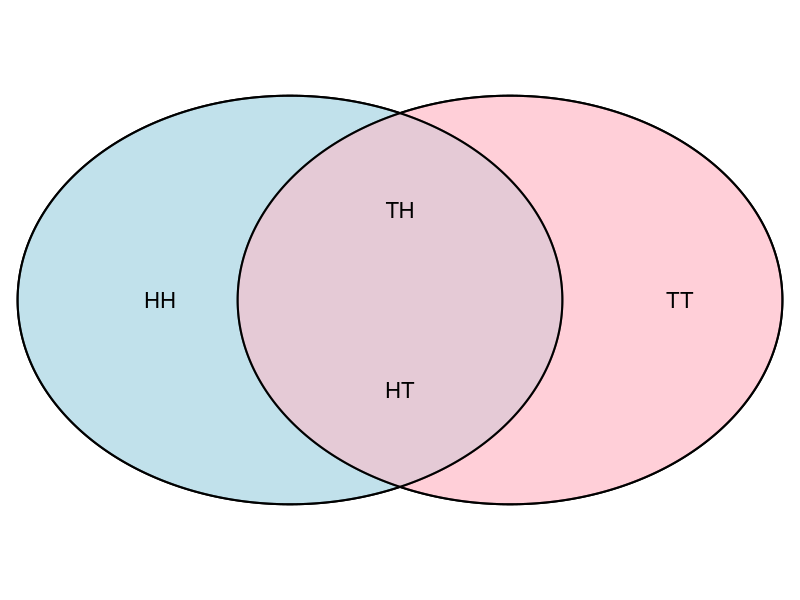
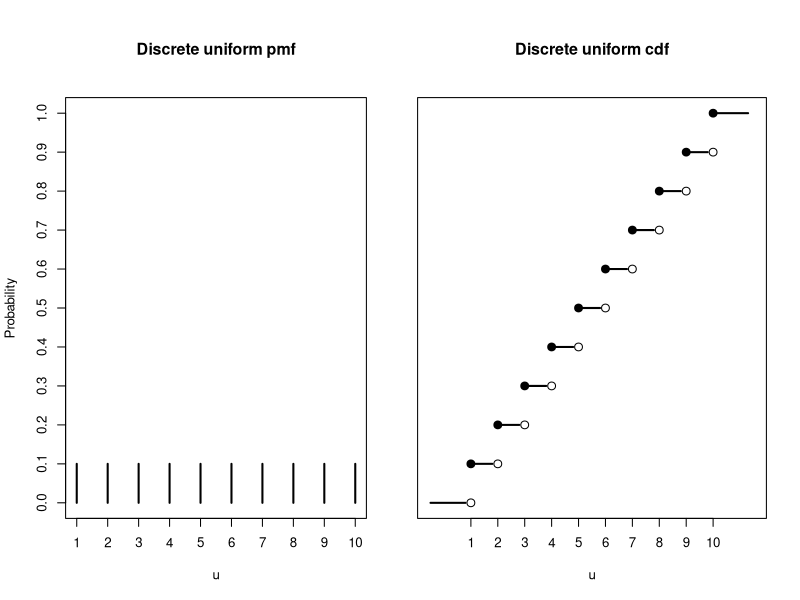
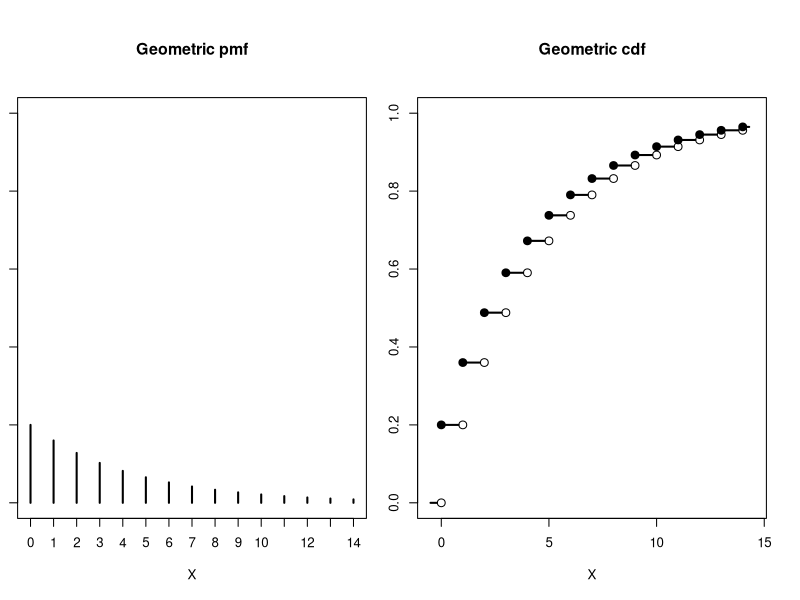
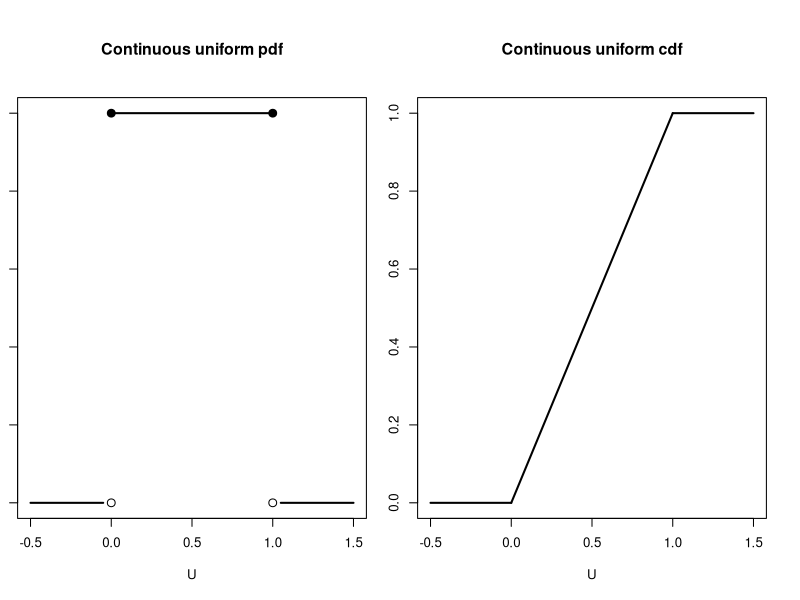
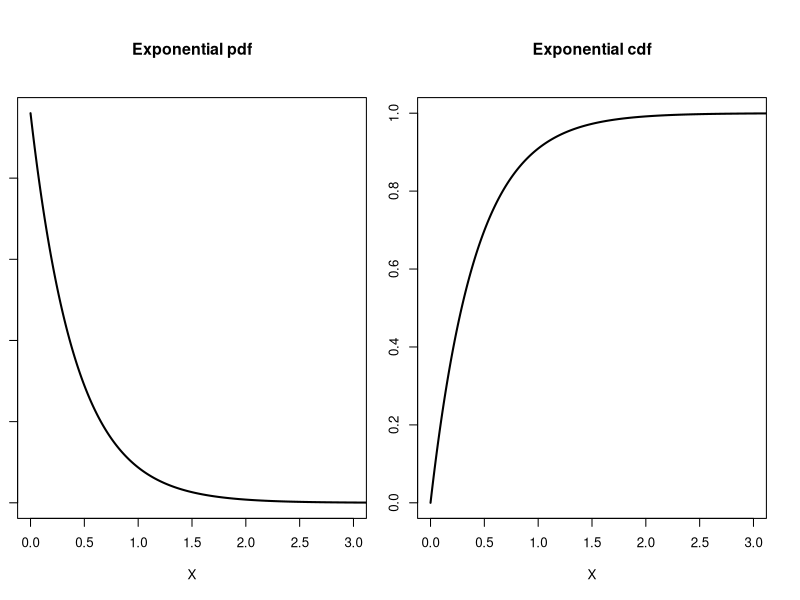

These figures' R source, in order:
## ---- chunk 1
#| fig-cap: A Venn diagram showing two events of ,  $A=\{HH, HT, TH\}$ and $B=\{HT, TH, TT\}$, and their intersection $A \cup B = \{HT, TH\}$.
#| label: fig-venn-coin-toss
#| echo: false
#| message: false
#| warning: false
#| out.width: 60%

library(VennDiagram)
library(grid)

# Define set sizes (these numbers aren't shown but determine circle size/position)
area1 <- 100
area2 <- 100
cross.area <- 50

# Draw a pairwise Venn diagram without printing default labels/numbers
venn.plot <- draw.pairwise.venn(
  area1 = area1,
  area2 = area2,
  cross.area = cross.area,
  category = c("", ""),         # leave outer category labels empty
  fill = c("lightblue", "pink"),
  print.mode = "none"           # suppress numeric labels
)

# Render the (empty) diagram
grid.draw(venn.plot)

# Add custom set labels inside the circles.
# Adjust the x and y coordinates as needed.
grid.text("HH", x = 0.2, y = 0.5, gp = gpar(fontsize = 16, col = "black"))
grid.text("TT", x = 0.85, y = 0.5, gp = gpar(fontsize = 16, col = "black"))
# Add intersection label centered between the circles
grid.text("TH", x = 0.5, y = 0.65, gp = gpar(fontsize = 16, col = "black"))
grid.text("HT", x = 0.5, y = 0.35, gp = gpar(fontsize = 16, col = "black"))
## ---- chunk 2
#| fig-cap: Probability mass function (pmf) and cumulative distribution functions (cdf) for the discrete uniform random variable over the integer set $\{1,2,\dots,10\}$
#| label: fig-discr-unif-pdf-cdf
#| echo: false
#| message: false
#| warning: false
#| out.width: 100%

par(mfrow=c(1,2), cex=0.8, mar = c(5, 4, 6, 2) + 0.1)
plot(c(1:10), rep(1/10,10), type="h", xlab="u", ylab="Probability", main="Discrete uniform pmf", axes=FALSE, ylim=c(0,1), lwd=2)
axis(1, at=c(1:10))
axis(2, at=c(0:10)/10)
box()

leftPointX = c(-0.5, 1:10)
leftPointY = c(0, c(1:10)/10)

rightPointX = c(1:10, 11.5)
rightPointY = c(0, c(1:10)/10)

par(mar = c(5, 1, 6, 2) + 0.1)

plot(1,1, type="n", xlim=c(-0.5,11.5), ylim=c(0,1),
     xlab="u", ylab="", main="Discrete uniform cdf", axes=FALSE)
segments(leftPointX, leftPointY, rightPointX-0.2, rightPointY, lwd=2)
points(c(1:10), c(0:9)/10, cex=1.3)
points(c(1:10), c(0:9)/10+1/10, cex=1.3, pch=19)
axis(1, at=c(1:10))
box()
## ---- chunk 3
my.s.prob=0.2

plot(c(0:14), dgeom(c(0:14),prob=my.s.prob), type="h", xlab="X", ylab="", main="Geometric pmf", axes=FALSE, ylim=c(0,1), lwd=2)
axis(1, at=c(0:14))
axis(2)
box()

x<-0:14
cdf<-pgeom(x,prob=my.s.prob)

leftPointX = c(-0.5,x) 
leftPointY = c(0,cdf)
rightPointX = c(x,14.5)
rightPointY = c(0, cdf)
plot(1,1,type="n", xlim=c(-0.5,14.5), ylim = c(0,1),xlab="X", ylab="", main="Geometric cdf")
segments(leftPointX, leftPointY, rightPointX-0.2, rightPointY,lwd=2)
points(x,c(0,cdf[-15]), cex=1.3)
points(x,cdf, cex=1.3, pch=19)


#par(mfrow=c(2,2), cex.lab=1.4, cex.axis=1.4, cex.main=1.4)
plot(1, 1, type="n", main="Continuous uniform pdf",
     axes=FALSE, xlab="U", ylab="Density", ylim=c(0,1), xlim=c(-0.5,1.5), lwd=2)
segments(0,1,1,1, lwd=2)
segments(-0.5,0,-0.05,0, lwd=2)
segments(1.05,0,1.5,0, lwd=2)
points(c(0,1), c(0,0), cex=1.3)
points(c(0,1), c(1,1), cex=1.3, pch=19)
axis(1)
axis(2)
box()


plot(1, 1, type="n", main="Continuous uniform cdf",
     axes=FALSE, xlab="U", ylab="Probability", ylim=c(0,1), xlim=c(-0.5,1.5), lwd=2)
segments(0,0,1,1, lwd=2)
segments(-0.5,0,0,0, lwd=2)
segments(1,1,1.5,1, lwd=2)
axis(1)
axis(2)
box()

x.grid = c(0,1:1000)/100
my.lambda = 2.4

plot(x.grid, dexp(x.grid, rate=my.lambda), type="l", main="Exponential pdf",
     axes=FALSE, xlab="X", ylab="Density", xlim=c(0,3), lwd=2)
axis(1)
axis(2)
box()

plot(x.grid, pexp(x.grid, rate=my.lambda), type="l", main="Exponential cdf",
     axes=FALSE, xlab="X", ylab="Probability", ylim=c(0,1.0), xlim=c(0,3), lwd=2)
axis(1)
axis(2)
box()
